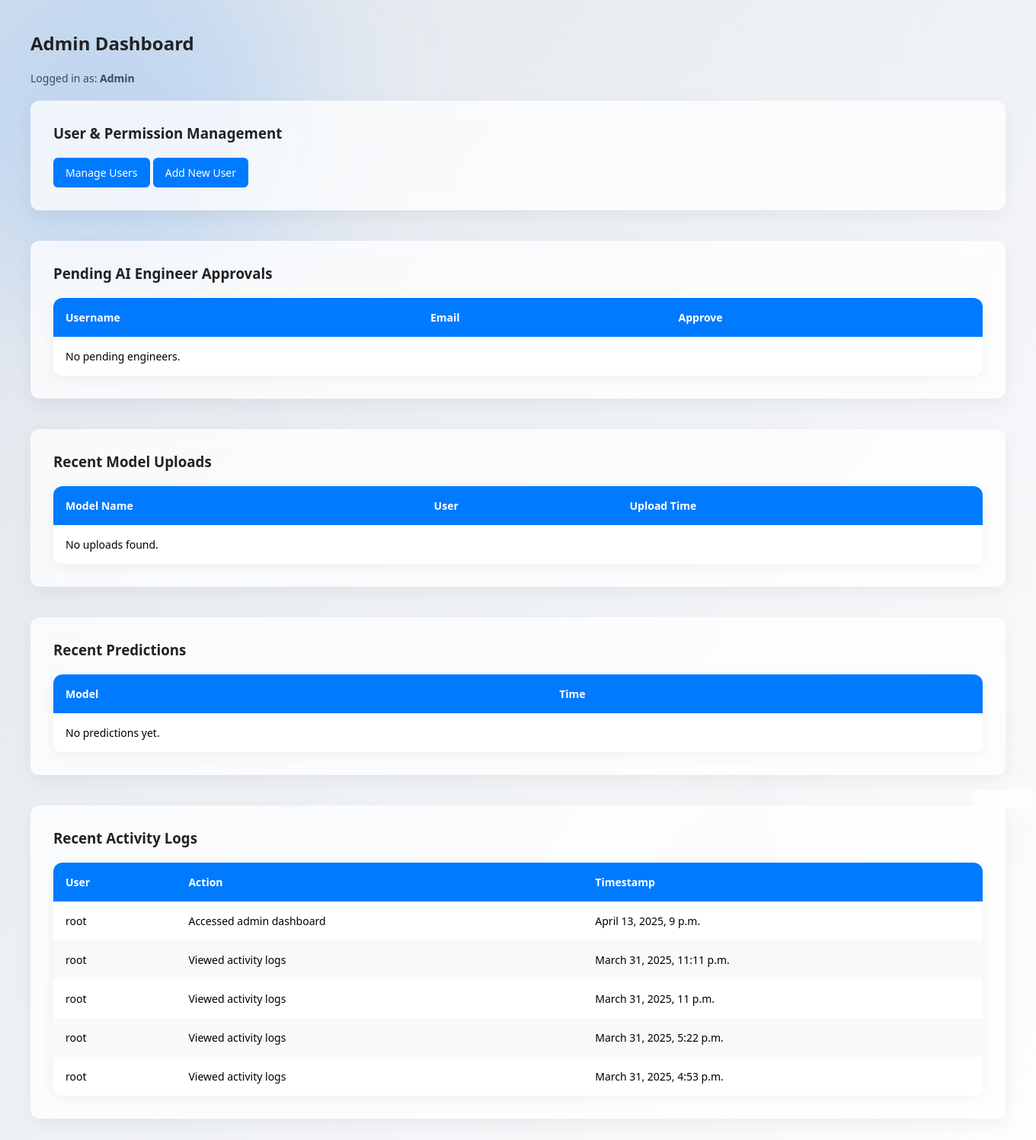
Page /api/admin/dashboard/ (signed in) on the committed database.
### admin_panel/models.py (models this page shows, shortened)
class ActivityLog(models.Model):
    user = models.ForeignKey(User, on_delete=models.CASCADE)
    action = models.TextField()
    timestamp = models.DateTimeField(auto_now_add=True)

### admin_panel/views.py (the view)
# urls.py: path('dashboard/', admin_dashboard, name='admin_dashboard'),
@user_passes_test(lambda u: u.is_superuser)
def admin_dashboard(request):
    if request.session.get('role') != 'admin':
        request.session['role'] = 'admin'
    try:
        engineers_group = Group.objects.get(name='AI Engineer')
        pending_engineers = User.objects.filter(groups=engineers_group, is_active=False)
    except Group.DoesNotExist:
        pending_engineers = []
    recent_uploads = UploadedModel.objects.select_related('user') \
        .filter(user__isnull=False) \
        .order_by('-uploaded_at')[:5]
    print("🟢 DEBUG: recent_uploads count =", recent_uploads.count())
    for model in recent_uploads:
        if model.user:
            print(f" - {model.name} by {model.user.username} at {model.uploaded_at}")
        else:
            print(f" - {model.name} with NO USER ❌")
    recent_predictions = Interaction.objects.all().order_by('-timestamp')[:5]
    logs = ActivityLog.objects.all().order_by('-timestamp')[:5]
    log_activity(request.user, "Accessed admin dashboard")
    return render(request, 'admin_dashboard/index.html', {
        'pending_engineers': pending_engineers,
        'recent_uploads': recent_uploads,
        'recent_predictions': recent_predictions,
        'logs': logs,
    })

### admin_panel/utils.py (called while the page is built)
def log_activity(user, action):
    if user and user.is_authenticated:
        ActivityLog.objects.create(user=user, action=action)

### dashboard/templates/admin_dashboard/index.html (shortened to what this page needs)
<!DOCTYPE html>
<html lang="en">
<head>
</head>
<body>
  <h2>Admin Dashboard</h2>
  {% if request.session.role %}
    <p style="margin-bottom: 20px; font-size: 14px; color: #444;">
      Logged in as: <strong>{{ request.session.role|capfirst }}</strong>
    </p>
  {% endif %}
  <div class="section">
    <h3>User & Permission Management</h3>
    <a href="{% url 'user_list' %}" class="button">Manage Users</a>
    <a href="{% url 'add_user' %}" class="button">Add New User</a>
  </div>
  <div class="section">
    <h3>Pending AI Engineer Approvals</h3>
    <table>
      <thead>
        <tr>
          <th>Username</th>
          <th>Email</th>
          <th>Approve</th>
        </tr>
      </thead>
      <tbody>
        {% for user in pending_engineers %}
          <tr>
            <td>{{ user.username }}</td>
            <td>{{ user.email }}</td>
            <td><a href="{% url 'approve_engineer' user.id %}" class="button">Approve</a></td>
          </tr>
        {% empty %}
          <tr><td colspan="3">No pending engineers.</td></tr>
        {% endfor %}
      </tbody>
    </table>
  </div>
  <div class="section">
    <h3>Recent Model Uploads</h3>
    <table>
      <thead>
        <tr>
          <th>Model Name</th>
          <th>User</th>
          <th>Upload Time</th>
        </tr>
      </thead>
      <tbody>
        {% for model in recent_uploads %}
          <tr>
            <td>{{ model.name }}</td>
            <td>{{ model.user.username }}</td>
            <td>{{ model.uploaded_at }}</td>
          </tr>
        {% empty %}
          <tr><td colspan="3">No uploads found.</td></tr>
        {% endfor %}
      </tbody>
    </table>
  </div>
  <div class="section">
    <h3>Recent Predictions</h3>
    <table>
      <thead>
        <tr>
          <th>Model</th>
          <th>Time</th>
        </tr>
      </thead>
      <tbody>
        {% for item in recent_predictions %}
          <tr>
            <td>{{ item.model.name }}</td>
            <td>{{ item.timestamp }}</td>
          </tr>
        {% empty %}
          <tr><td colspan="2">No predictions yet.</td></tr>
        {% endfor %}
      </tbody>
    </table>
  </div>
  <div class="section">
    <h3>Recent Activity Logs</h3>
    <table>
      <thead>
        <tr>
          <th>User</th>
          <th>Action</th>
          <th>Timestamp</th>
        </tr>
      </thead>
      <tbody>
        {% for log in logs %}
          <tr>
            <td>{{ log.user.username }}</td>
            <td>{{ log.action }}</td>
            <td>{{ log.timestamp }}</td>
          </tr>
        {% empty %}
          <tr><td colspan="3">No activity logged yet.</td></tr>
        {% endfor %}
      </tbody>
    </table>
  </div>
</body>
</html>

### dashboard/templates/admin_dashboard/index.html (style rules this page uses)
* { box-sizing: border-box; font-family: 'Segoe UI', Tahoma, Geneva, Verdana, sans-serif; margin: 0; padding: 0; }
body { min-height: 100vh; background: linear-gradient(to bottom right, #e0e5ec, #ffffff); background-attachment: fixed; padding: 40px; position: relative; overflow-x: hidden; }
body::before, body::after { content: ''; position: absolute; border-radius: 50%; filter: blur(100px); z-index: 0; }
body::before { width: 500px; height: 500px; background: rgba(0, 122, 255, 0.15); top: -100px; left: -100px; }
body::after { width: 600px; height: 600px; background: rgba(255, 45, 85, 0.1); bottom: -150px; right: -150px; }
h2, h3 { color: #222; margin-bottom: 20px; z-index: 1; position: relative; }
.section { background: rgba(255, 255, 255, 0.75); backdrop-filter: blur(10px); padding: 30px; margin-bottom: 40px; border-radius: 12px; box-shadow: 0 8px 24px rgba(0,0,0,0.05); z-index: 1; position: relative; }
.button { background-color: #007aff; color: white; padding: 10px 16px; text-decoration: none; border-radius: 6px; font-weight: 500; font-size: 14px; transition: background 0.3s ease; display: inline-block; }
table { width: 100%; border-collapse: collapse; background-color: #ffffff; border-radius: 12px; overflow: hidden; box-shadow: 0 4px 20px rgba(0, 0, 0, 0.05); }
th, td { padding: 16px; text-align: left; font-size: 14px; }
th { background-color: #007aff; color: white; }
tr:nth-child(even) { background-color: #f9f9f9; }
tr:nth-child(odd) { background-color: #ffffff; }

### rows in the picture
ActivityLog: user.username "root", action "Viewed activity logs", timestamp "March 31, 2025, 11:11 p.m."
ActivityLog: user.username "root", action "Viewed activity logs", timestamp "March 31, 2025, 11 p.m."
ActivityLog: user.username "root", action "Viewed activity logs", timestamp "March 31, 2025, 5:22 p.m."
ActivityLog: user.username "root", action "Viewed activity logs", timestamp "March 31, 2025, 4:53 p.m."

### other values in the picture
{{ request.session.role|capfirst }} "Admin"
